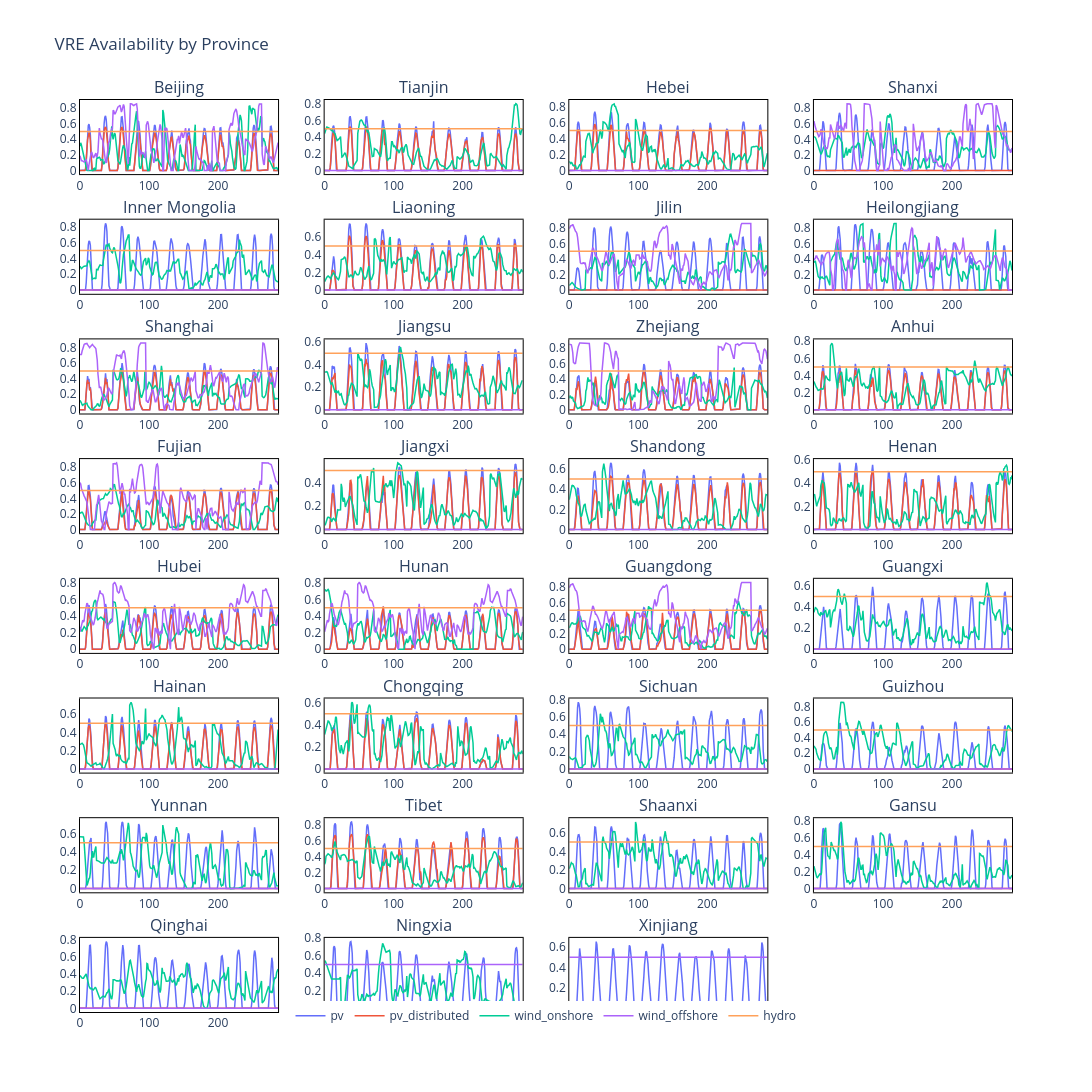

The notebook cell saved with this chart:
### Code cell
dfs = [pv_availability, pv_distribution_availability, wind_onshore_availability, wind_offshore, hydro_avilability]

plot_lines(dfs, provinces, title="VRE Availability by Province", labels=['pv', 'pv_distributed', 'wind_onshore', 'wind_offshore', 'hydro'])
